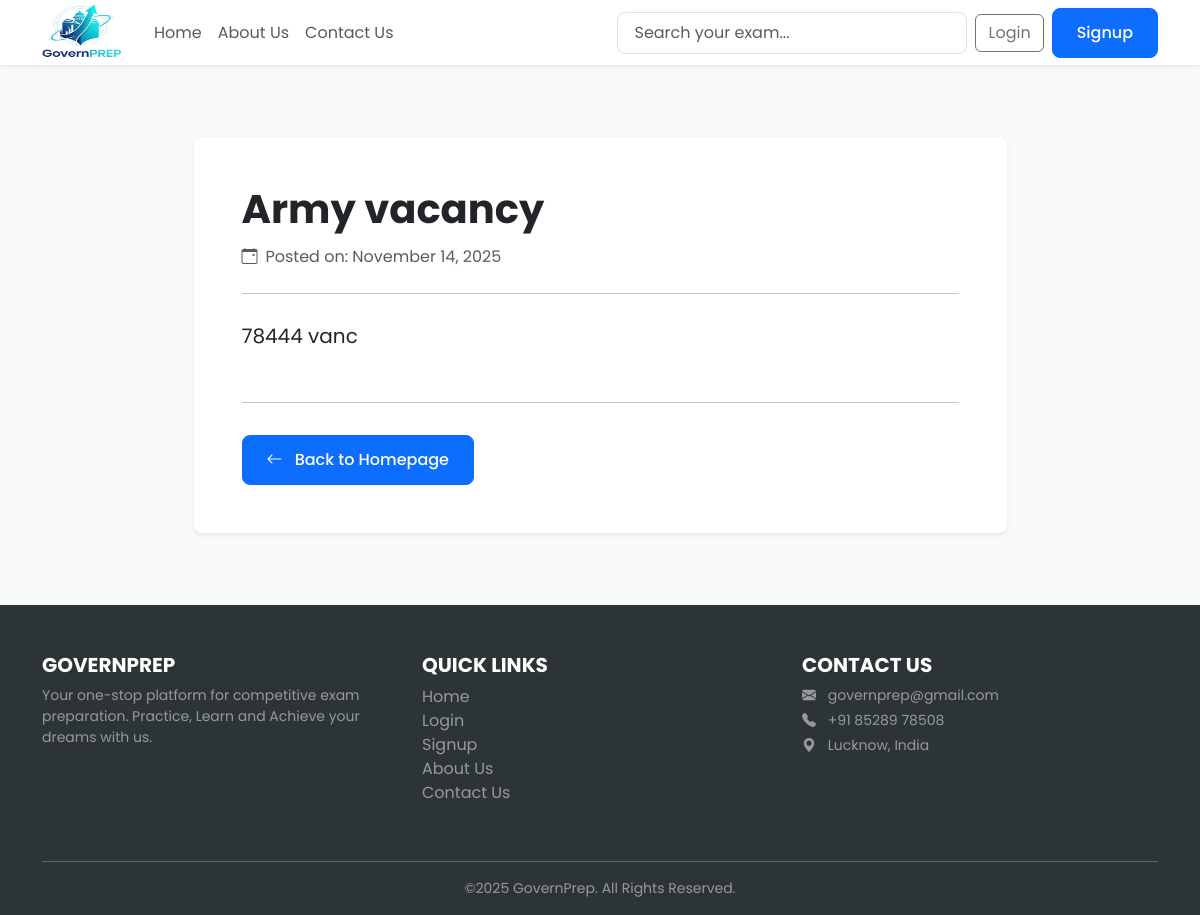
/notice/2/, run on the app's committed database.
### exams/models.py (models this page shows, shortened)
class Notice(models.Model):
    title = models.CharField(max_length=255)
    content = models.TextField()
    created_at = models.DateTimeField(auto_now_add=True)
    is_active = models.BooleanField(default=True) # Isse aap purani news ko hide kar sakte hain
    class Meta:
        ordering = ['-created_at'] # Hamesha sabse nayi news upar dikhegi
        verbose_name_plural = "Notices"

### exams/views.py (the view)
# urls.py: path('notice/<int:notice_id>/', views.notice_detail_view, name='notice_detail'),
def notice_detail_view(request, notice_id):
    notice = get_object_or_404(Notice, pk=notice_id, is_active=True)
    context = {
        'notice': notice
    }
    return render(request, 'exams/notice_detail.html', context)

### templates/exams/notice_detail.html (shortened to what this page needs)
{% extends 'base.html' %}
{% block content %}
<div class="container my-5">
    <div class="row justify-content-center">
        <div class="col-lg-9">
            <div class="card shadow-sm">
                <div class="card-body p-5">
                    <h1 class="card-title fw-bold mb-3">{{ notice.title }}</h1>
                    <p class="card-subtitle mb-4 text-muted">
                        <i class="bi bi-calendar-event me-2"></i>Posted on: {{ notice.created_at|date:"F d, Y" }}
                    </p>
                    <hr>
                    <div class="mt-4 fs-5" style="line-height: 1.8;">
                        {{ notice.content|linebreaks }}
                    </div>
                    <hr class="mt-5">
                    <a href="{% url 'exams:home' %}" class="btn btn-primary mt-3">
                        <i class="bi bi-arrow-left me-2"></i> Back to Homepage
                    </a>
                </div>
            </div>
        </div>
    </div>
</div>
{% endblock %}

### exams/static/exams/css/main.css (style rules this page uses)
:root { --primary-color: #0d6efd; --heading-font: 'Poppins', sans-serif; --body-font: 'Poppins', sans-serif; --border-radius: 0.5rem; --box-shadow: 0 4px 15px rgba(0, 0, 0, 0.07); --footer-bg: #2d3436; }
body { font-family: var(--body-font); background-color: #f8f9fa; }
h1, h2, h3, h4, h5, h6 { font-family: var(--heading-font); font-weight: 600; }
.btn-primary { background-color: var(--primary-color); border-color: var(--primary-color); border-radius: var(--border-radius); font-weight: 500; padding: 0.75rem 1.5rem; transition: all 0.2s ease-in-out; }
.card { border: none; border-radius: var(--border-radius); box-shadow: var(--box-shadow); }

### data on the page
Notice: title "Army vacancy", created_at "November 14, 2025", content "78444 vanc"
